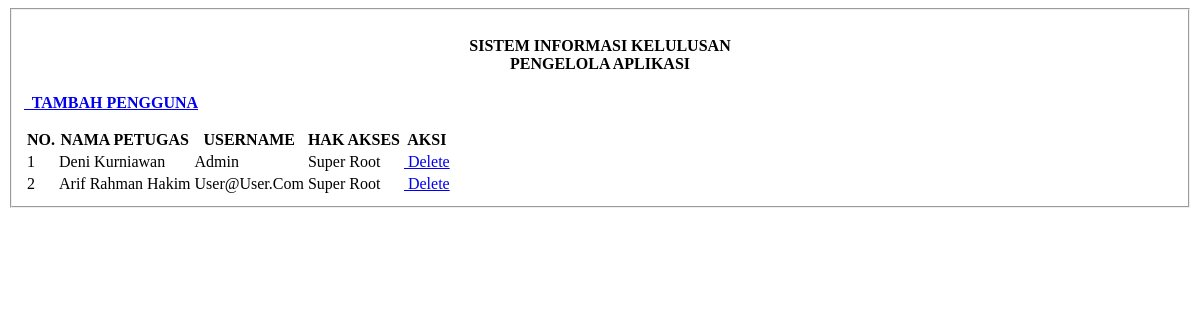
The app's page /admin/petugas.php, older data.
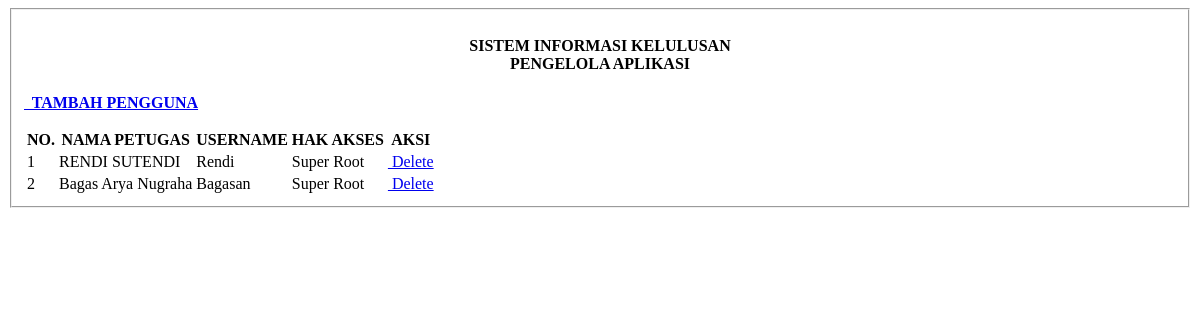
The same page, newer data.
### tables this page shows
CREATE TABLE `tbl_user` (
  `id_user` int(10) NOT NULL,
  `username` varchar(100) NOT NULL,
  `pass` varchar(100) NOT NULL,
  `nama` varchar(100) NOT NULL
);

### admin/petugas.php (the view, shortened to what this page needs)
<link href="../css/thickbox.css" rel="stylesheet" type="text/css" />
<div class="well">
	<fieldset>
		<table class="table table-striped table-bordered">
			<div class="alert alert-dismissable alert-success">
				<h4 align="center"><b>SISTEM INFORMASI KELULUSAN </br>PENGELOLA APLIKASI</b></h4>
			</div>
			<p align="left"><a href="index.php?page=add-petugas" class="btn btn-success"><span class="glyphicon glyphicon-random" aria-hidden="true"></span><b>&nbsp; TAMBAH PENGGUNA</b></a></p>
			<thead class="bg-danger text-white">
				<th>NO.</th>
				<th>NAMA PETUGAS</th>
				<th>USERNAME</th>
				<th>HAK AKSES</th>
				<th>AKSI</th>
			</thead>
			<?php
			include('../controller/config.php');
			$q = mysqli_query($koneksi, "SELECT * from tbl_user");
			$n = 1;
			while ($r = mysqli_fetch_array($q)) {
				echo '
					<tr class="content">
						<td style="text-transform: capitalize;">' . $n . '</td>
						<td style="text-transform: capitalize;">' . $r["nama"] . '</td>
						<td style="text-transform: capitalize;">' . $r["username"] . '</td>
						<td style="text-transform: capitalize;">Super Root</td>
						<td align="center">
						<a href="#" class="delbutton" id="' . $r['id_user'] . '"><div class="btn btn-danger btn-xs"><span class="glyphicon glyphicon-remove" aria-hidden="true"></span>&nbsp;Delete</div></a>
						</td>
					</tr>';
				$n++;
			}
			?>
		</table>
	</fieldset>
</div>

Row changes from the older to the newer data that the page shows:
removed tbl_user: nama "Deni Kurniawan", username "Admin"
removed tbl_user: nama "Arif Rahman Hakim", username "User@user.com"
added tbl_user: nama "RENDI SUTENDI", username "Rendi"
added tbl_user: nama "Bagas Arya Nugraha", username "Bagasan"
